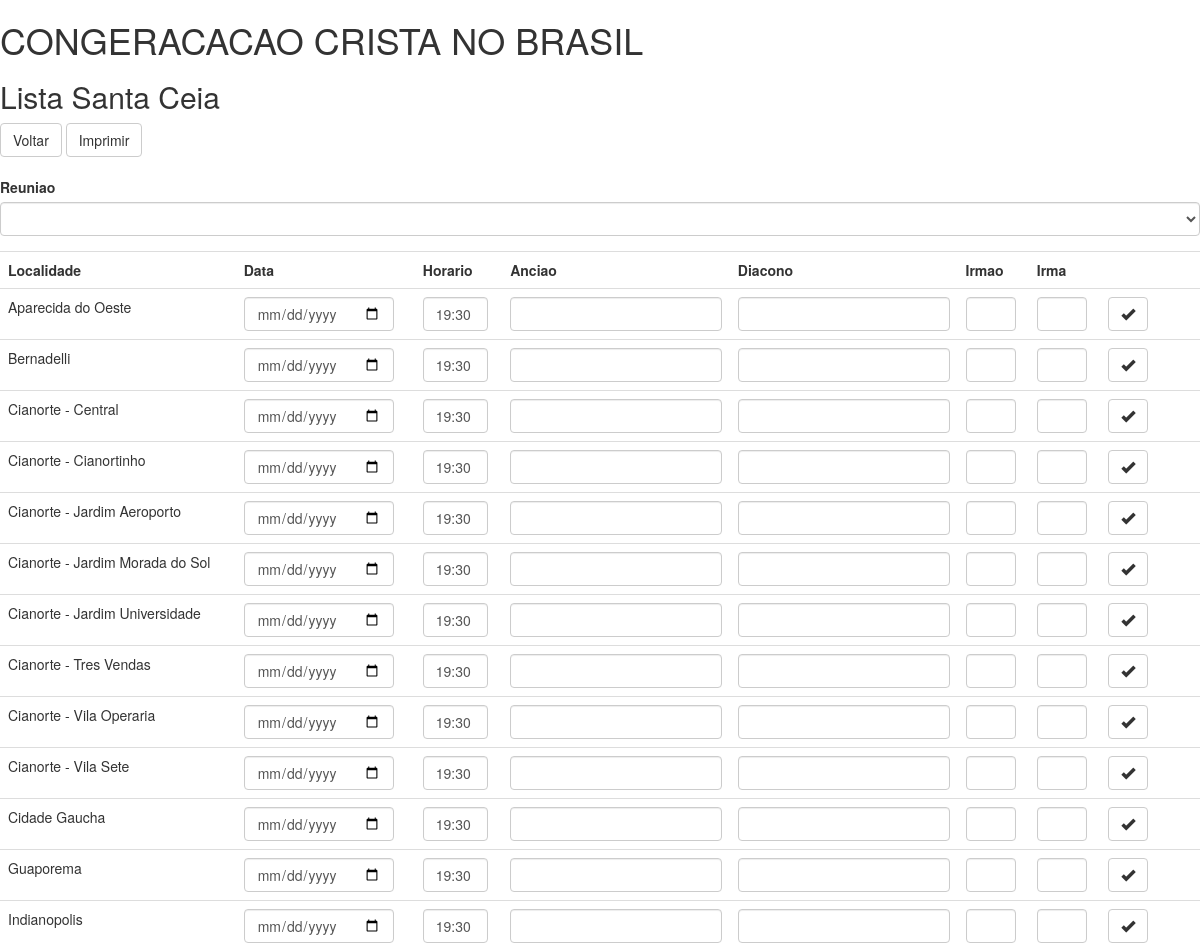
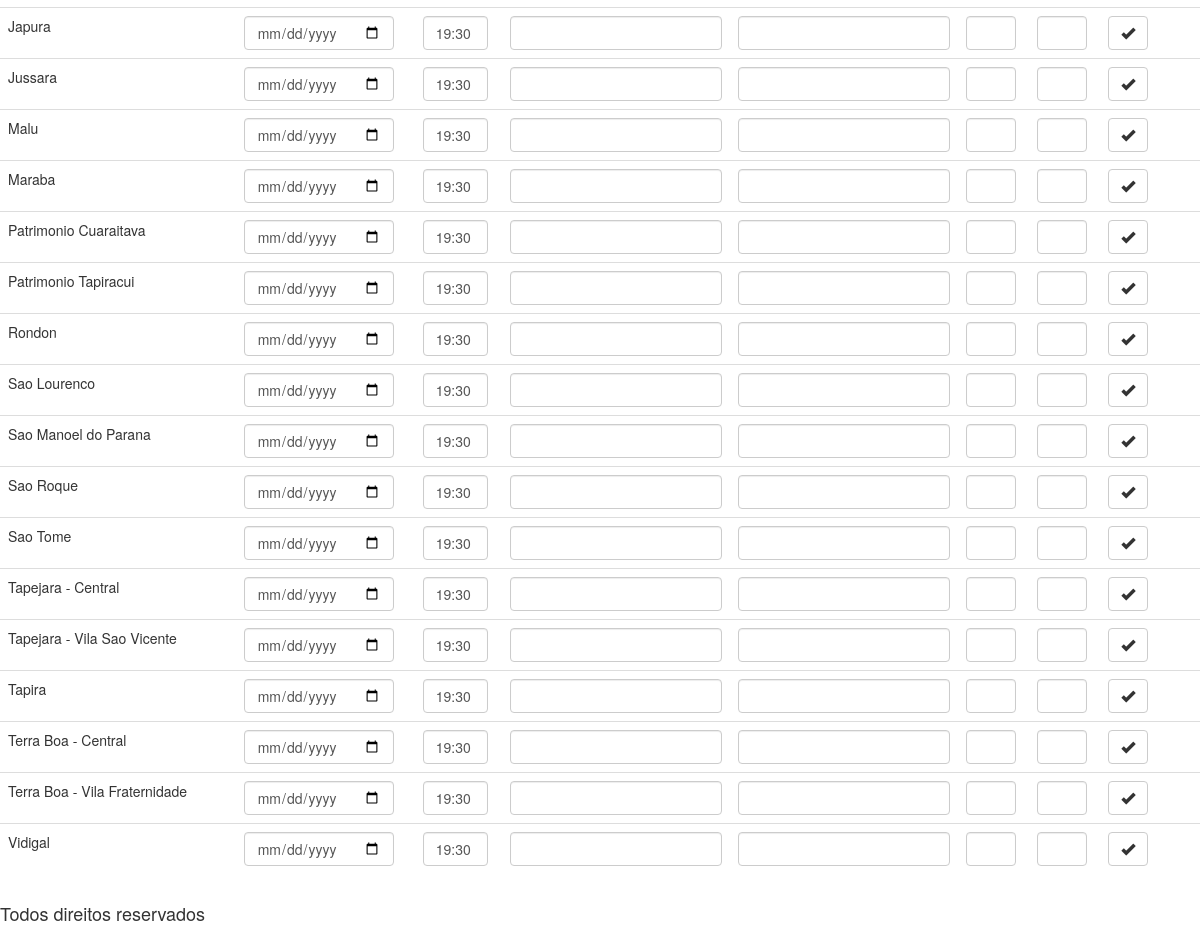
The app's page /views/lista/lista.santa.ceia.php with its own data (2 pictures, top to bottom).
### tables this page shows
create table if not exists localidade (
 Codigo int(11) auto_increment,
 Nome varchar(1000) not null,
 Tipo int(11) not null default 0,
 Anciao varchar(100) null,
 Diacono varchar(100) null,
 Cooperador varchar(100) null,
 Cooperador_Jovem varchar(100) null,
 Encarregado varchar(100) null,
 Dias_Culto varchar(100) null,
 Dias_Culto_Jovem varchar(100) null,
 constraint localidadep1 primary key (Codigo)
);

### services/lista/reuniao.service.php (called while the page is built, shortened)
<?php
class ReuniaoService
{
	public static function ReuniaoAtual()
	{
		$data = new DateTime();
		$where =
			"Data = (" .
				"select max(Data) " .
				"from Reuniao " .
				"where Data <= '" . $data->format('Y-m-d H:i:s') . "')";
		$reuniao = new Reuniao();
		return $reuniao->Consultar($where);
	}
}
?>

### models/persistencia.php (called while the page is built, shortened)
<?php
require_once("modulo.php");
require_once("consulta.php");
abstract class Persistencia extends Consulta
{
    public function GetConsulta($sql)
    {
        return $this->GetConexao()->GetConsulta($sql);
    }
    protected function GetCmdConsultar($where = "")
    {
        if ($where != "")
            $where = " where " . $where ;
        else
            $where = " where Codigo = " . $this->{'Codigo'} . "" ;
        $sql =
            "select * from " . get_class($this) .
            $where ;
        return $sql;
    }
    public function Consultar($where = "")
    {
        $record = $this->GetConsulta($this->GetCmdConsultar($where));
        return $this;
    }
}
?>

### models/logger.php (called while the page is built, shortened)
<?php
class Logger
{
	private static $instance;
    public static function Instance()
    {
        if (!isset(self::$instance))
            self::$instance = new Logger();
        return self::$instance;
    }
	protected function Log($tipo, $method, $message)
	{
		$data = date('d.m.Y h:i:s');
		$log = "[$data] [$tipo] $message / $method \n\n";
		$path = LOG_PATH . date("Y.m.d") . ".audit.log";
	}
}
?>

### models/modulo.php (called while the page is built, shortened)
<?php
require_once("conexao.php");
class Modulo
{
    private static $instance;
    public static function Instance()
    {
        if (!isset(self::$instance))
            self::$instance = new Modulo();
        return self::$instance;
    }
    private $_list_conexao;
    public function GetConexao($nome)
    {
        $conexao = $this->_list_conexao[$nome];
        if (!isset($conexao))
        {
            $conexao = new ConexaoMySql(HOSTNAME, USERNAME, PASSWORD, DATABASE);
            $this->_list_conexao[$nome] = $conexao;
        }
        return $conexao;
    }
    public function ConexaoAmbiente()
    {
        return $this->GetConexao("ambiente");
    }
}
?>

### models/consulta.php (called while the page is built, shortened)
<?php
require_once("modulo.php");
abstract class Consulta
{
    private $_conexao;
    protected function GetConexao()
    {
        if (!isset($this->_conexao))
            $this->_conexao = Modulo::Instance()->ConexaoAmbiente();
        return $this->_conexao;
    }
    public function GetLista($sql)
    {
        return $this->GetConexao()->GetLista($sql);
    }
    public function SetValues($values)
    {
        $keys = array_keys($values);
    }
    public function Listar($where = "")
    {
        $lista = new ArrayObject();
        $sql = $this->GetCmdListar($where);
        $query = $this->GetLista($sql);
        foreach ($query as $record) {
            $obj = new $class;
            $obj->SetValues($record);
            $lista->append($obj);
        }
        return $lista;
    }
}
?>

### models/conexao.php (called while the page is built, shortened)
<?php
require_once("logger.php");
class ConexaoMySql
{
    public $Hostname;
    public $Username;
    public $Password;
    public $Database;
    private $_conexao;
    public function ConexaoMySql($hostname,$username,$password,$database)
    {
        $this->Hostname = $hostname;
        $this->Username = $username;
        $this->Password = $password;
        $this->Database = $database;
    }
    private function GetConexao()
    {
        if (!isset($this->_conexao))
        {
            $this->_conexao = new PDO("mysql:host=$this->Hostname;dbname=$this->Database", $this->Username, $this->Password);
            $this->_conexao->setAttribute(PDO::ATTR_ERRMODE, PDO::ERRMODE_EXCEPTION);
        }
        return $this->_conexao;
    }
    private function GetQuery($sql)
    {
        $query = $this->GetConexao()->query($sql);
        return $query;
    }
    public function GetLista($sql)
    {
        try
        {
            return $this->GetQuery($sql)->fetchAll();
        }
        catch (Exception $e)
        {
            Logger::Instance()->Erro("ConexaoMySql.GetLista", $e->getMessage());
            throw new Exception("Error " . $e->getMessage(), 1);
        }
    }
    public function GetConsulta($sql)
    {
        try
        {
            return $this->GetQuery($sql)->fetch(PDO::FETCH_ASSOC);
        }
        catch (Exception $e)
        {
            Logger::Instance()->Erro("ConexaoMySql.GetConsulta", $e->getMessage());
            throw new Exception("Error " . $e->getMessage(), 1);
        }
    }
}
?>

### services/lista/servico.service.php (called while the page is built, shortened)
<?php
require_once("../../models/lista/igreja.servico.consulta.model.php");
class ServicoService
{
	public static function GetChave($servico,$reuniao,$tiposervico)
	{
		$chave =
            ($servico->Codigo_Servico ?: 'null') . ',' .
            ($servico->Codigo_Reuniao ?: $reuniao->Codigo ?: 'null') . ',' .
            ($servico->Codigo_Tipo_Servico ?: $tiposervico->Codigo ?: 'null') . ',' .
            ($servico->Codigo_Localidade ?: 'null') ;
        return $chave;
    }
	public static function GetChaveComp($servico,$reuniao,$tiposervico)
	{
        $chavecomp =
            ($servico->Codigo_Servico ?: '0') . '_' .
            ($servico->Codigo_Reuniao ?: $reuniao->Codigo ?: '0') . '_' .
            ($servico->Codigo_Tipo_Servico ?: $tiposervico->Codigo ?: '0') . '_' .
            ($servico->Codigo_Localidade ?: '0') ;
        return $chavecomp;
	}
	public static function PrimeiroDiaAno($data)
	{
		$ano = date("Y", strtotime($data));
		$datainicio = new DateTime();
		$datainicio->setDate($ano, 1, 1);
		return $datainicio;
	}
	public static function UltimoDiaAno($data)
	{
		$ano = date("Y", strtotime($data));
		$datatermino = new DateTime();
		$datatermino->setDate($ano, 12, 31);
		return $datatermino;
	}
	public static function ListarIgrejaTipoServicoReuniao($reuniao,$tipo_servico)
	{
		$datainicio = self::PrimeiroDiaAno($reuniao->Data);
		$datatermino = self::UltimoDiaAno($reuniao->Data);
		$igrejaservicoconsulta = new IgrejaServicoConsulta();
		$igrejaservicoconsulta->Data_Inicio = $datainicio->format('Y-m-d');
		$igrejaservicoconsulta->Data_Termino = $datatermino->format('Y-m-d');
		$igrejaservicoconsulta->Tipo_Servico = $tipo_servico;
		$igrejaservicoconsulta->Tipo_Localidade = TL_IGREJA;
		return $igrejaservicoconsulta->Listar();
	}
	public static function ListarSantaCeiaReuniao($reuniao)
	{
		return self::ListarIgrejaTipoServicoReuniao($reuniao, TS_SANTACEIA);
	}
}
?>

### models/lista/igreja.servico.consulta.model.php (called while the page is built, shortened)
<?php
require_once("../../models/consulta.php");
class IgrejaServicoConsulta extends Consulta
{
	public $Tipo_Localidade;
	public $Tipo_Servico;
	public $Data_Inicio;
	public $Data_Termino;
	public $Atendente;
	protected function GetCmdListar($where = "")
	{
		$where_l = '';
		$where_s = '';
		if (isset($this->Tipo_Localidade))
			$where_l = $where_l. ($where_l != "" ? "and " : "where ") .
				"l.Tipo = " . $this->Tipo_Localidade . " " ;
		if (isset($this->Data_Inicio))
			$where_s = $where_s. ($where_s != "" ? "and " : "where ") .
				"s1.Data_Inicio >= '" . $this->Data_Inicio . "' " ;
		if (isset($this->Data_Termino))
			$where_s = $where_s. ($where_s != "" ? "and " : "where ") .
				"s1.Data_Inicio <= '" . $this->Data_Termino . "' " ;
		if (isset($this->Tipo_Servico))
			$where_s = $where_s. ($where_s != "" ? "and " : "where ") .
				"t1.Tipo = " . $this->Tipo_Servico . " " ;
		$sql =
			'select l.Codigo as Codigo_Localidade ' .
			', l.Nome as Nome_Localidade ' .
			', l.Tipo as Tipo_Localidade ' .
			', s.Codigo_Servico ' .
			', s.Codigo_Reuniao ' .
			', s.Descricao_Reuniao ' .
			', s.Codigo_Tipo_Servico ' .
			', s.Descricao_Tipo_Servico ' .
			', s.Tipo_Servico ' .
			', s.Ordem_Servico ' .
			', s.Data_Inicio ' .
			', s.Data_Termino ' .
			', s.Hora_Inicio ' .
			', s.Hora_Termino ' .
			', s.Complemento ' .
			', s.Atendente ' .
			', s.Qtde_Irmao ' .
			', s.Qtde_Irma ' .
			'from Localidade l  ' .
			'left outer join ( ' .
			    'select s1.* ' .
			    ', s1.Codigo as Codigo_Servico ' .
			    ', r1.Descricao as Descricao_Reuniao ' .
			    ', t1.Descricao as Descricao_Tipo_Servico ' .
			    ', t1.Tipo as Tipo_Servico ' .
			    ', t1.Ordem as Ordem_Servico ' .
			    'from Servico s1 ' .
			    'inner join Reuniao r1 on (r1.Codigo = s1.Codigo_Reuniao) ' .
			    'inner join TipoServico t1 on (t1.Codigo = s1.Codigo_Tipo_Servico) ' .
				$where_s .
			') s on (s.Codigo_Localidade = l.Codigo) ' .
			$where_l .
			'order by l.Nome ' ;
		return $sql;
	}
	public function GetAtendente($index)
	{
		$atendente = '/' . ($this->Atendente ?: '') . '/';
		$atendentes = explode("/", $atendente);
		return trim($atendentes[$index]);
	}
}
?>

### views/lista/lista.santa.ceia.php (the view, shortened to what this page needs)
<!DOCTYPE html>
<html lang="pt-br">
<head>
<?php require_once("include.php"); ?>
</head>
<body>
<?php require_once("../cabecalho.php"); ?>
<h2>Lista Santa Ceia</h2>
<?php require_once("lista.botao.php"); ?>
<form id="frmFiltro">
    <div class="form-group">
        <label for="cmbCodigo_Reuniao">Reuniao</label>
        <select class="form-control" id="cmbCodigo_Reuniao" name="Codigo_Reuniao" >
        <?php
            require_once("../../services/lista/reuniao.service.php");
            $reuniao = ReuniaoService::ReuniaoAtual();
            echo '<option value="' . $reuniao->Codigo . '">' . $reuniao->Descricao . '</option>' . "\n";
        ?>
        </select>
    </div>
</form>
<div class="table-responsive">
    <table class="table">
        <tbody>
            <tr>
                <th>Localidade</th>
                <th>Data</th>
                <th>Horario</th>
                <th>Anciao</th>
                <th>Diacono</th>
                <th>Irmao</th>
                <th>Irma</th>
                <th width="100px"></th>
            </tr>
            <?php
                require_once("../../services/lista/tipo.servico.service.php");
                require_once("../../services/lista/servico.service.php");
                class GerarDocumento
                {
                    public static function GerarLinha($servico,$reuniao,$tiposervico)
                    {
                        echo '<tr>' . "\n";
                        echo '<td>' . $servico->Nome_Localidade . '</td>' . "\n";
                        $chave = ServicoService::GetChave($servico,$reuniao,$tiposervico);
                        $chavecomp = ServicoService::GetChaveComp($servico,$reuniao,$tiposervico);
                        echo '<td><input class="form-control" type="date" id="txtData_Inicio_' . $chavecomp . '" value="' . $servico->Data_Inicio . '" style="width: 150px" /></td>' . "\n";
                        echo '<td><input class="form-control" type="text" id="txtHora_Inicio_' . $chavecomp . '" value="' . ($servico->Hora_Inicio ?: "19:30") . '" style="width: 65px" /></td>' . "\n";
                        echo '<td><input class="form-control" type="text" id="txtAtendente_1_' . $chavecomp . '" value="' . $servico->GetAtendente(1) . '" /></td>' . "\n";
                        echo '<td><input class="form-control" type="text" id="txtAtendente_2_' . $chavecomp . '" value="' . $servico->GetAtendente(2) . '" /></td>' . "\n";
                        echo '<td><input class="form-control" type="number" id="txtQtde_Irmao_' . $chavecomp . '" value="' . $servico->Qtde_Irmao . '" style="width: 50px" /></td>' . "\n";
                        echo '<td><input class="form-control" type="number" id="txtQtde_Irma_' . $chavecomp . '" value="' . $servico->Qtde_Irma . '" style="width: 50px" /></td>' . "\n";
                        if (isset($servico->Codigo_Servico))
                        {
                            echo '<td>' . "\n";
                            echo '<button class="btn btn-default" type="button" onclick="AlterarServico(' . $chave . ')" >'. "\n";
                            echo '<span class="glyphicon glyphicon-pencil"></span>'. "\n";
                            echo '</button>'. "\n";
                            echo '<button class="btn btn-default" type="button" onclick="ExcluirServico(' . $chave . ')" >'. "\n";
                            echo '<span class="glyphicon glyphicon-trash"></span>'. "\n";
                            echo '</button>'. "\n";
                            echo '</td>' . "\n";
                        }
                        else
                        {
                            echo '<td>' . "\n";
                            echo '<button class="btn btn-default" type="button" onclick="IncluirServico(' . $chave . ')" >'. "\n";
                            echo '<span class="glyphicon glyphicon-ok"></span>'. "\n";
                            echo '</button>'. "\n";
                            echo '</td>' . "\n";
                        }
                        echo '</tr>' . "\n";
                    }
                }
                $tiposervico = TipoServicoService::BuscarTipoServicoTipo(TS_SANTACEIA);
                $servicos = ServicoService::ListarSantaCeiaReuniao($reuniao);
                foreach ($servicos as $servico)
                    GerarDocumento::GerarLinha($servico,$reuniao,$tiposervico);
            ?>
        </tbody>
    </table>
</div>
<?php require_once("../rodape.php"); ?>
</body>
</html>

### records on screen
localidade: Nome "Aparecida do Oeste", value "19:30"
localidade: Nome "Bernadelli", value "19:30"
localidade: Nome "Cianorte - Central", value "19:30"
localidade: Nome "Cianorte - Cianortinho", value "19:30"
localidade: Nome "Cianorte - Jardim Aeroporto", value "19:30"
localidade: Nome "Cianorte - Jardim Morada do Sol", value "19:30"
localidade: Nome "Cianorte - Jardim Universidade", value "19:30"
localidade: Nome "Cianorte - Tres Vendas", value "19:30"
localidade: Nome "Cianorte - Vila Operaria", value "19:30"
localidade: Nome "Cianorte - Vila Sete", value "19:30"
localidade: Nome "Cidade Gaucha", value "19:30"
localidade: Nome "Guaporema", value "19:30"
localidade: Nome "Indianopolis", value "19:30"
localidade: Nome "Japura", value "19:30"
localidade: Nome "Jussara", value "19:30"
localidade: Nome "Malu", value "19:30"
localidade: Nome "Maraba", value "19:30"
localidade: Nome "Patrimonio Cuaraitava", value "19:30"
localidade: Nome "Patrimonio Tapiracui", value "19:30"
localidade: Nome "Rondon", value "19:30"
localidade: Nome "Sao Lourenco", value "19:30"
localidade: Nome "Sao Manoel do Parana", value "19:30"
localidade: Nome "Sao Roque", value "19:30"
localidade: Nome "Sao Tome", value "19:30"
localidade: Nome "Tapejara - Central", value "19:30"
localidade: Nome "Tapejara - Vila Sao Vicente", value "19:30"
localidade: Nome "Tapira", value "19:30"
localidade: Nome "Terra Boa - Central", value "19:30"
localidade: Nome "Terra Boa - Vila Fraternidade", value "19:30"
localidade: Nome "Vidigal", value "19:30"
